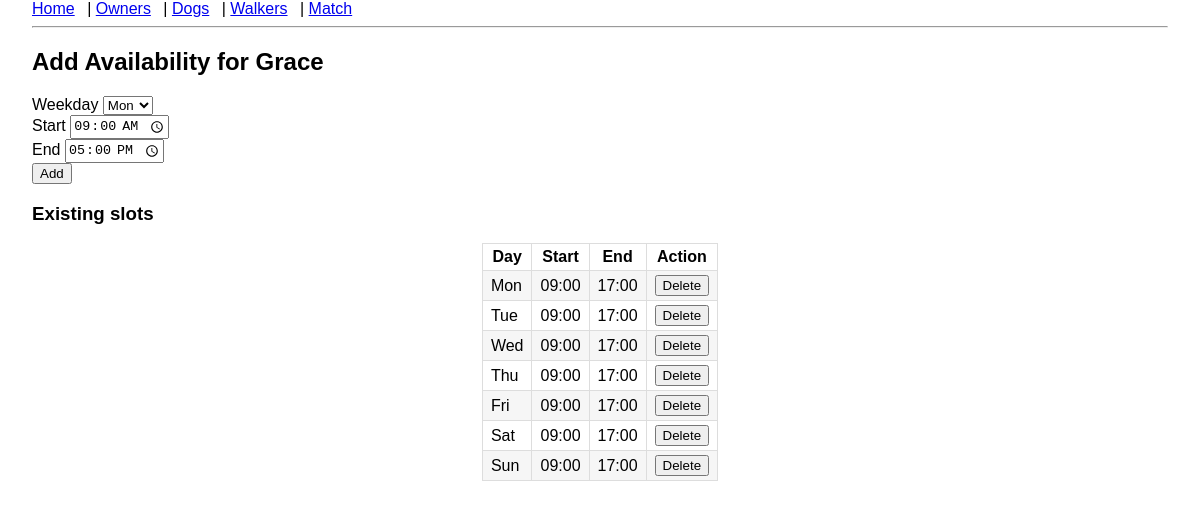
Page /availability/dog/9 on the committed database.
### models.py (models this page shows)
class Dog(db.Model):
    id = db.Column(db.Integer, primary_key=True)
    name = db.Column(db.String(80), nullable=False)
    breed = db.Column(db.String(80))
    owner_id = db.Column(db.Integer, db.ForeignKey("dog_owner.id"), nullable=False)
    availabilities = db.relationship(
        "Availability", backref="dog", cascade="all, delete-orphan"
    )

class Availability(db.Model):
    id = db.Column(db.Integer, primary_key=True)
    weekday = db.Column(db.Integer, nullable=False)  # 0 = Mon … 6 = Sun
    start_time = db.Column(db.Time, nullable=False)
    end_time = db.Column(db.Time, nullable=False)
    dog_id = db.Column(db.Integer, db.ForeignKey("dog.id"))
    walker_id = db.Column(db.Integer, db.ForeignKey("dog_walker.id"))

### app.py (the view, shortened to what this page needs)
@app.route("/availability/<string:entity>/<int:entity_id>", methods=["GET", "POST"])
def manage_availability(entity, entity_id):
    form = AvailabilityForm()
    if entity == "dog":
        obj = Dog.query.get_or_404(entity_id)
    else:
        obj = DogWalker.query.get_or_404(entity_id)
    return render_template(
        "availability_form.html",
        form=AvailabilityForm(),
        entity=entity,
        obj=obj
    )

### forms.py (shortened to what this page needs)
class AvailabilityForm(FlaskForm):
    weekday = SelectField("Weekday", coerce=int, choices=WEEKDAYS)
    start_time = TimeField("Start", default=dt.time(9, 0))
    end_time = TimeField("End", default=dt.time(17, 0))
    submit = SubmitField("Add")

### templates/availability_form.html (shortened to what this page needs)
{% extends "layout.html" %}
{% block content %}
<h2>Add Availability for {{ obj.name }}</h2>
<form method="post">
    {{ form.weekday.label }} {{ form.weekday() }}<br>
    {{ form.start_time.label }} {{ form.start_time() }}<br>
    {{ form.end_time.label }} {{ form.end_time() }}<br>
    {{ form.submit() }}
</form>
<h3>Existing slots</h3>
<table>
    <tr>
        <th>Day</th>
        <th>Start</th>
        <th>End</th>
        <th>Action</th>
    </tr>
    {% for a in obj.availabilities %}
    <tr>
        <td>{{ ['Mon','Tue','Wed','Thu','Fri','Sat','Sun'][a.weekday] }}</td>
        <td>{{ a.start_time.strftime('%H:%M') }}</td>
        <td>{{ a.end_time.strftime('%H:%M') }}</td>
        <td>
            <form action="{{ url_for('delete_availability', availability_id=a.id) }}" method="post" style="margin:0;">
                <button type="submit" onclick="return confirm('Are you sure you want to delete this slot?');"
                        class="btn btn-danger">
                    Delete
                </button>
            </form>
        </td>
    </tr>
    {% endfor %}
</table>
{% endblock %}

### static/style.css (style rules this page uses)
body { font-family: Arial, sans-serif; margin: 0 2rem; }
table { border-collapse: collapse; width: auto; margin: 0 auto; }
th, td { border: 1px solid #ddd; padding: 4px 8px; }
tr:nth-child(even) { background: #f6f6f6; }

### rows in the picture
Dog: name "Grace"
Availability: weekday "Mon", start_time "09:00", end_time "17:00"
Availability: weekday "Tue", start_time "09:00", end_time "17:00"
Availability: weekday "Wed", start_time "09:00", end_time "17:00"
Availability: weekday "Thu", start_time "09:00", end_time "17:00"
Availability: weekday "Fri", start_time "09:00", end_time "17:00"
Availability: weekday "Sat", start_time "09:00", end_time "17:00"
Availability: weekday "Sun", start_time "09:00", end_time "17:00"
